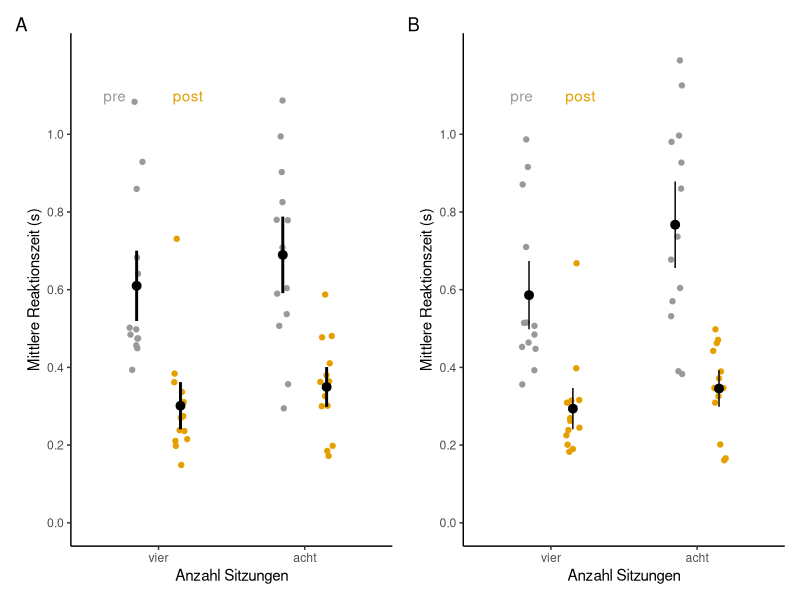

Generate this figure with R:
library(tidyverse)
library(patchwork)
library(ggplot2)
library(magrittr)


### Achsen
dat <- read_csv(file = 'Julia.csv') %>%
  mutate(prepost = as_factor(prepost),
         n_sessions = as_factor(n_sessions))

# cbPalette
# use color-blind friendly palette, see 
# http://www.cookbook-r.com/Graphs/Colors_(ggplot2)/
cbPalette <- c("#999999", "#E69F00", "#56B4E9", 
               "#009E73", "#F0E442", "#0072B2",
               "#D55E00", "#CC79A7")

plot1 <- ggplot(dat, aes(n_sessions, OPP)) +
  geom_jitter(aes(color = prepost),
                  position = position_jitterdodge(
                    jitter.width = 0.2,
                    dodge.width = 0.6)) +
  stat_summary(aes(group = prepost),
               data = dat,
               fun.data = "mean_se",
               fun.args = list(mult = 1.5),
               linewidth = 1,
               position=position_dodge(0.6)) +
  theme_classic() + 
  theme(strip.background = element_blank(),
        legend.position = "none") +
  scale_color_manual(values = cbPalette) +
  scale_x_discrete(name = "Anzahl Sitzungen") + 
  scale_y_continuous(limits = c(0, 1.2),
                     breaks = seq(0,1,0.2),
                     name = "Mittlere Reaktionszeit (s)") +
  labs(tag = "A") +
  annotate("text", x = 0.7, 1.1,
           label = "pre",
           color = cbPalette[1]) +
  annotate("text", x = 1.2, 1.1,
           label = "post",
           color = cbPalette[2]) 
  
plot2 <- ggplot(dat, aes(n_sessions, PRL)) +
  geom_jitter(aes(color = prepost),
              position = position_jitterdodge(
                jitter.width = 0.2,
                dodge.width = 0.6)) +
  stat_summary(aes(group = prepost),
               data = dat,
               fun.data = "mean_se",
               fun.args = list(mult = 1.5),
               position=position_dodge(0.6)) +
  theme_classic() + 
  scale_color_manual(values = cbPalette) +
  theme(strip.background = element_blank(),
        legend.position = "none") +
  scale_x_discrete(name = "Anzahl Sitzungen") + 
  scale_y_continuous(limits = c(0, 1.2),
                     breaks = seq(0,1,0.2),
                     name = "Mittlere Reaktionszeit (s)") +
  labs(tag = "B") +
  annotate("text", x = 0.8, 1.1,
           label = "pre",
           color = cbPalette[1]) +
  annotate("text", x = 1.2, 1.1,
           label = "post",
           color = cbPalette[2])
  

plot1|plot2

